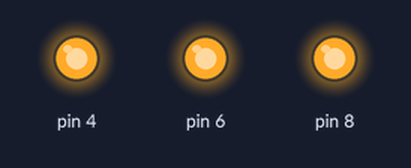
A sketch run on a simulated Arduino Uno, built with avr-gcc and run on an emulated ATmega328P. Shown: output pins drawn as LEDs (lit = HIGH).

Above: at 2.0 s.
At 6.0 s:
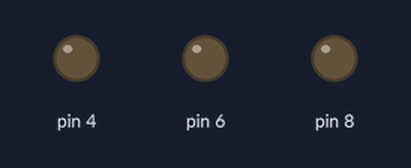
Timing chart, 0 to 10.4 s (numbered marks = the images above):
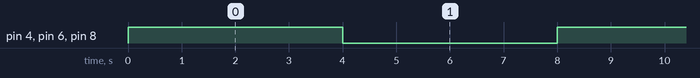

Measured:
- by itself, pin 4, pin 6, pin 8: alternates HIGH for 4.0 s and LOW for 4.0 s

The sketch:

Arduino_2_GYR_LED_on_off_same.ino
```cpp
void setup()
{
  pinMode(4, OUTPUT);
  pinMode(6, OUTPUT);
  pinMode(8, OUTPUT);
}

void loop()
{
  digitalWrite(4, HIGH);
  digitalWrite(6, HIGH);
  digitalWrite(8, HIGH);
  delay(4000);
  digitalWrite(4, LOW);
  digitalWrite(6, LOW);
  digitalWrite(8, LOW);
  delay(4000);
}
```
